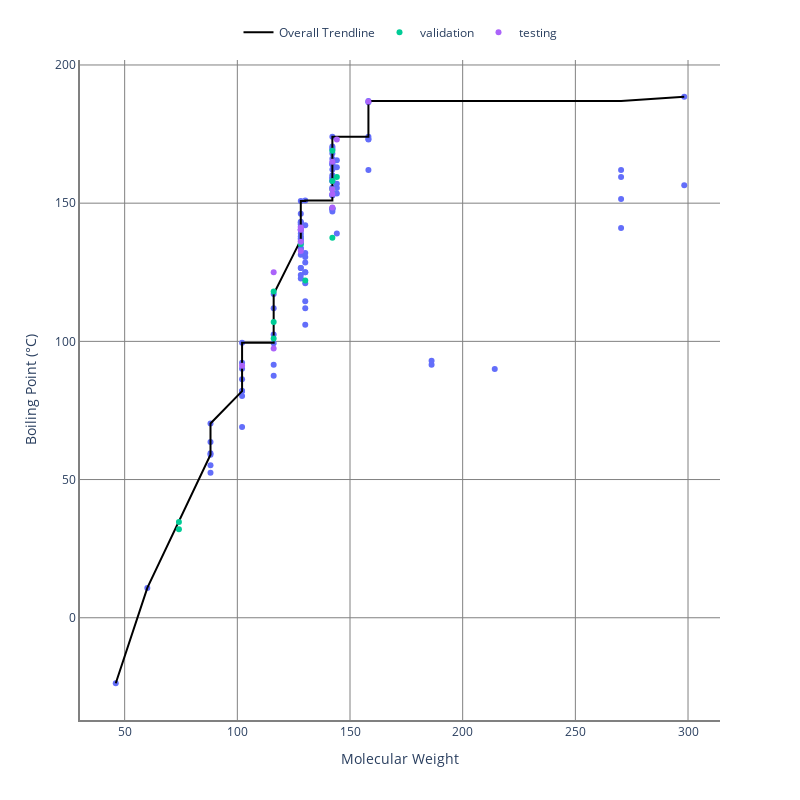

This figure's notebook cell:
### Code cell
import plotly.graph_objects as go
import plotly.express as px


fig = px.scatter(x=molecules_train, y=data["boiling_point"].to_numpy()[random_idxs_train], trendline="expanding", trendline_options=dict(function="max"),trendline_scope="overall", trendline_color_override="black")
fig.add_trace(go.Scatter(x=molecules_val, y=data["boiling_point"].to_numpy()[random_idxs_val],
                    mode='markers',
                    name='validation'))
fig.add_trace(go.Scatter(x=molecules_test, y=data["boiling_point"].to_numpy()[random_idxs_test],
                    mode='markers',
                    name='testing'))
fig.update_layout(
    dict(
        plot_bgcolor="rgba(0, 0, 0, 0)",
        paper_bgcolor="rgba(0, 0, 0, 0)",
        height=800,
        width=800,
    ),
    legend=dict(
        orientation="h",
        yanchor="bottom",
        y=1.02,
        xanchor="center",
        x=0.5,
    ),
)
ax_args = dict(
    showline=True, linewidth=2, linecolor='grey', gridwidth=1, showgrid=True, gridcolor="grey", zerolinecolor="grey", zerolinewidth=1
)
fig.update_xaxes(title="Molecular Weight", **ax_args)
fig.update_yaxes(title="Boiling Point (°C)", **ax_args)
# import warnings, molplotly
# with warnings.catch_warnings():
#     warnings.simplefilter("ignore", category=FutureWarning)
#     app = molplotly.add_molecules(
#         fig=fig,
#         df=split_df,
#         show_coords=False,
#         color_col="split",
#         caption_cols=["Boiling Point (°C)"],
#         title_col="iupac_name",
#     )
fig.show()

### Figure 1 — Plotly figure (JSON) as saved in the notebook; plotly's stock layout.template omitted (floating-point values rounded to 4 significant figures)
{"data": [{"hovertemplate": "x=%{x}<br>y=%{y}<extra></extra>", "legendgroup": "", "marker": {"color": "#636efa", "symbol": "circle"}, "mode": "markers", "name": "", "orientation": "v", "showlegend": false, "type": "scatter", "x": [142.2, 128.2, 270.3, 270.3, 142.2, 128.2, 142.2, 142.2, 158.2, 144.2, 88.09, 102.1, 142.2, 130.1, 142.2, 102.1, 142.2, 102.1, 130.1, 102.1, 142.2, 142.2, 128.2, 60.06, 128.2, 128.2, 128.2, 102.1, 130.1, 214.2, 116.1, 116.1, 128.2, 142.2, 128.2, 186.2, 128.2, 116.1, 144.2, 298.3, 142.2, 116.1, 128.2, 128.2, 102.1, 130.1, 46.04, 116.1, 128.2, 116.1, 158.2, 142.2, 270.3, 88.09, 128.2, 142.2, 130.1, 144.2, 130.1, 186.2, 128.2, 130.1, 128.2, 88.09, 130.1, 142.2, 142.2, 142.2, 88.09, 102.1, 128.2, 88.09, 102.1, 130.1, 128.2, 142.2, 88.09, 142.2, 142.2, 142.2, 144.2, 270.3, 128.2, 144.2, 142.2, 158.2, 142.2, 128.2, 142.2, 130.1, 158.2, 128.2, 144.2, 128.2, 142.2, 298.3, 128.2, 130.1, 142.2, 158.2, 158.2], "xaxis": "x", "y": [153, 140.1, 141, 151.5, 168, 138, 148.2, 174, 187, 165.5, 63.6, 86.3, 158, 125, 166.1, 82, 153, 92.3, 106, 90.1, 159.3, 159, 136.7, 10.8, 131.3, 126.5, 126.5, 80.2, 151, 90, 91.5, 102.5, 150.8, 169.4, 143, 91.5, 139, 117.1, 139, 188.5, 164, 99.3, 133.5, 141.6, 99.5, 125, -23.7, 112, 135.2, 87.6, 186.5, 152.8, 159.5, 52.5, 122.7, 170.5, 112, 153.5, 130.5, 93, 124, 132, 133.8, 59.5, 128.5, 158, 147, 164.6, 55.2, 82, 143.3, 70.3, 69, 121, 137.3, 160.1, 59, 147.7, 170, 162.2, 155.5, 162, 136, 157, 148.2, 173, 148, 140.5, 155.3, 114.5, 162, 142.4, 163, 142.8, 164, 156.5, 146.2, 142, 155.7, 173.2, 174], "yaxis": "y"}, {"hovertemplate": "<b>Expanding max trendline</b><br><br>x=%{x}<br>y=%{y} <b>(trend)</b><extra></extra>", "legendgroup": "Overall Trendline", "line": {"color": "black"}, "mode": "lines", "name": "Overall Trendline", "showlegend": true, "type": "scatter", "x": [46.04, 60.06, 88.09, 88.09, 88.09, 88.09, 88.09, 88.09, 102.1, 102.1, 102.1, 102.1, 102.1, 102.1, 102.1, 102.1, 116.1, 116.1, 116.1, 116.1, 116.1, 116.1, 128.2, 128.2, 128.2, 128.2, 128.2, 128.2, 128.2, 128.2, 128.2, 128.2, 128.2, 128.2, 128.2, 128.2, 128.2, 128.2, 128.2, 128.2, 128.2, 128.2, 128.2, 128.2, 130.1, 130.1, 130.1, 130.1, 130.1, 130.1, 130.1, 130.1, 130.1, 130.1, 130.1, 142.2, 142.2, 142.2, 142.2, 142.2, 142.2, 142.2, 142.2, 142.2, 142.2, 142.2, 142.2, 142.2, 142.2, 142.2, 142.2, 142.2, 142.2, 142.2, 142.2, 142.2, 142.2, 142.2, 142.2, 142.2, 144.2, 144.2, 144.2, 144.2, 144.2, 144.2, 158.2, 158.2, 158.2, 158.2, 158.2, 158.2, 186.2, 186.2, 214.2, 270.3, 270.3, 270.3, 270.3, 298.3, 298.3], "xaxis": "x", "y": [-23.7, 10.8, 59, 70.3, 70.3, 70.3, 70.3, 70.3, 82, 90.1, 90.1, 90.1, 90.1, 92.3, 92.3, 99.5, 99.5, 112, 117.1, 117.1, 117.1, 117.1, 136.7, 136.7, 136.7, 140.1, 142.4, 142.4, 142.4, 142.4, 142.4, 146.2, 146.2, 146.2, 146.2, 146.2, 146.2, 146.2, 146.2, 146.2, 146.2, 146.2, 150.8, 150.8, 150.8, 150.8, 150.8, 150.8, 151, 151, 151, 151, 151, 151, 151, 151, 151, 164.6, 164.6, 164.6, 164.6, 170, 170, 170, 170, 170.5, 170.5, 170.5, 170.5, 174, 174, 174, 174, 174, 174, 174, 174, 174, 174, 174, 174, 174, 174, 174, 174, 174, 174, 186.5, 186.5, 187, 187, 187, 187, 187, 187, 187, 187, 187, 187, 188.5, 188.5], "yaxis": "y"}, {"mode": "markers", "name": "validation", "type": "scatter", "x": [142.2, 130.1, 116.1, 142.2, 74.07, 144.2, 116.1, 74.07, 116.1, 142.2, 142.2, 128.2], "y": [137.5, 122, 101, 169, 34.6, 159.5, 118, 32, 107, 158, 154.9, 135.2]}, {"mode": "markers", "name": "testing", "type": "scatter", "x": [142.2, 128.2, 128.2, 128.2, 142.2, 116.1, 158.2, 128.2, 142.2, 102.1, 128.2, 144.2, 142.2, 116.1], "y": [153.3, 140.6, 136, 140.4, 155, 125, 186.8, 132.7, 165, 91.2, 141.2, 173, 148.4, 97.4]}], "layout": {"height": 800, "legend": {"orientation": "h", "tracegroupgap": 0, "x": 0.5, "xanchor": "center", "y": 1.02, "yanchor": "bottom"}, "margin": {"t": 60}, "paper_bgcolor": "rgba(0, 0, 0, 0)", "plot_bgcolor": "rgba(0, 0, 0, 0)", "width": 800, "xaxis": {"anchor": "y", "domain": [0, 1], "gridcolor": "grey", "gridwidth": 1, "linecolor": "grey", "linewidth": 2, "showgrid": true, "showline": true, "title": {"text": "Molecular Weight"}, "zerolinecolor": "grey", "zerolinewidth": 1}, "yaxis": {"anchor": "x", "domain": [0, 1], "gridcolor": "grey", "gridwidth": 1, "linecolor": "grey", "linewidth": 2, "showgrid": true, "showline": true, "title": {"text": "Boiling Point (°C)"}, "zerolinecolor": "grey", "zerolinewidth": 1}}}
